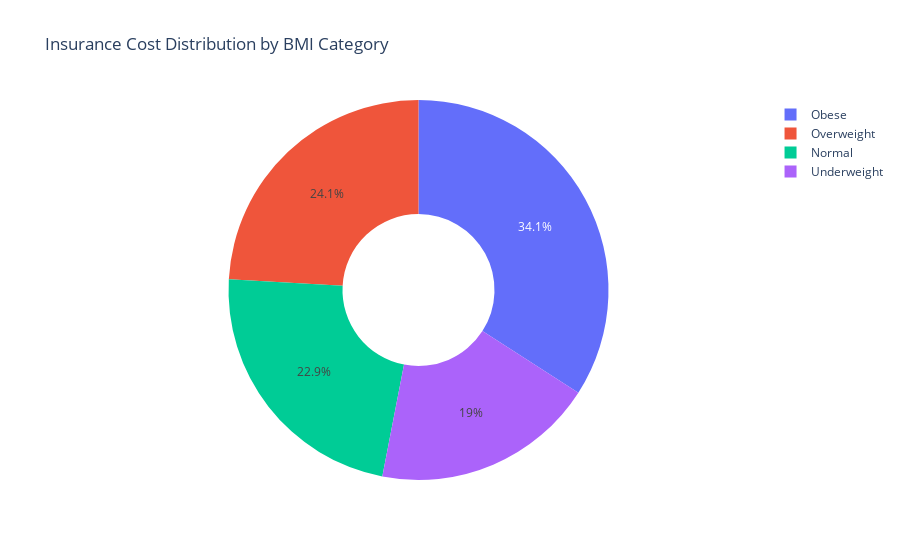

Write notebook code for a chart like this one.
### Markdown cell above
1. Rising costs up to 3 dependents

2. More dependents generally mean higher healthcare utilization (more coverage needs, higher probability of claims).

3. Families with 2–3 dependents often fall into prime earning-age groups, enabling them to afford broader or higher-value insurance plans, which raises average charges.

4. Decline after 3 dependents

5. Households with 4–5 dependents are fewer in the dataset, making averages more sensitive to variation.

6. Such families may opt for cost-controlled or basic plans due to budget constraints, reducing average charges.

7.There may be a demographic overlap with younger parents or non-smokers, which lowers risk-based premiums.

8.Sharp drop at 5 dependents

9. Likely driven by small sample size and outlier effects.

Indicates that number of dependents alone is not a strong independent driver of insurance cost.

### Code cell
# --------------------------------------------------
# Q5. BMI impact – DONUT CHART
# --------------------------------------------------
df['bmi_category'] = pd.cut(
    df['bmi'],
    [0, 18.5, 25, 30, 100],
    labels=['Underweight', 'Normal', 'Overweight', 'Obese']
)

bmi_avg = df.groupby('bmi_category')['charges_in_inr'].mean().reset_index()

px.pie(
    bmi_avg,
    names='bmi_category',
    values='charges_in_inr',
    hole=0.4,
    title='Insurance Cost Distribution by BMI Category'
).show()

### Figure 1 — Plotly figure (JSON) as saved in the notebook; plotly's stock layout.template omitted (floating-point values rounded to 4 significant figures)
{"data": [{"domain": {"x": [0, 1], "y": [0, 1]}, "hole": 0.4, "hovertemplate": "bmi_category=%{label}<br>charges_in_inr=%{value}<extra></extra>", "labels": ["Underweight", "Normal", "Overweight", "Obese"], "legendgroup": "", "name": "", "showlegend": true, "type": "pie", "values": [8658.0, 10440.0, 11000.0, 15560.0]}], "layout": {"legend": {"tracegroupgap": 0}, "title": {"text": "Insurance Cost Distribution by BMI Category"}}}
